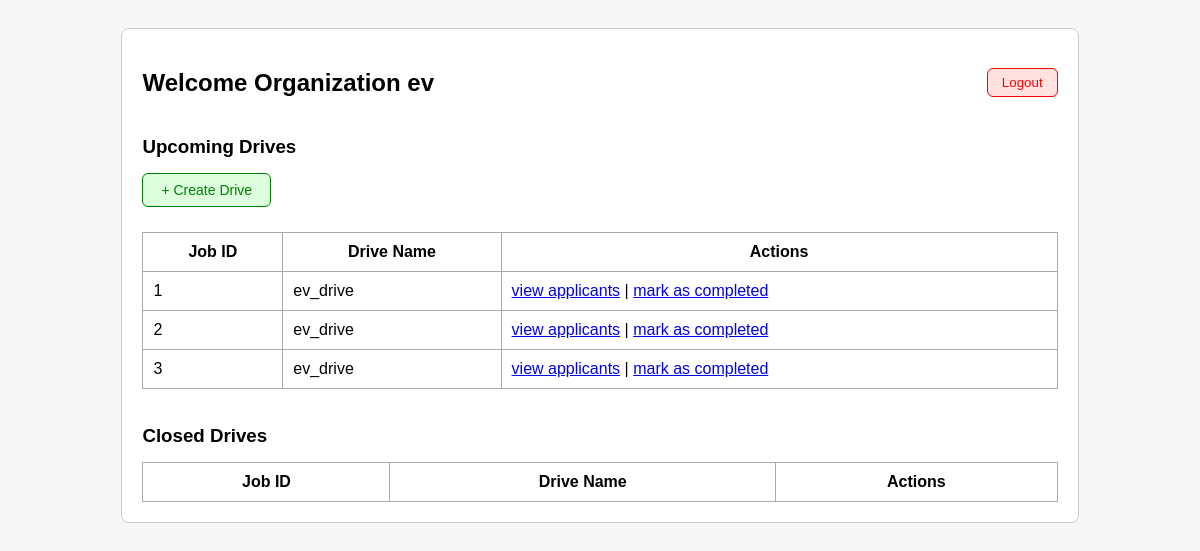
The page /company/dashboard/1 on the database as committed earlier.
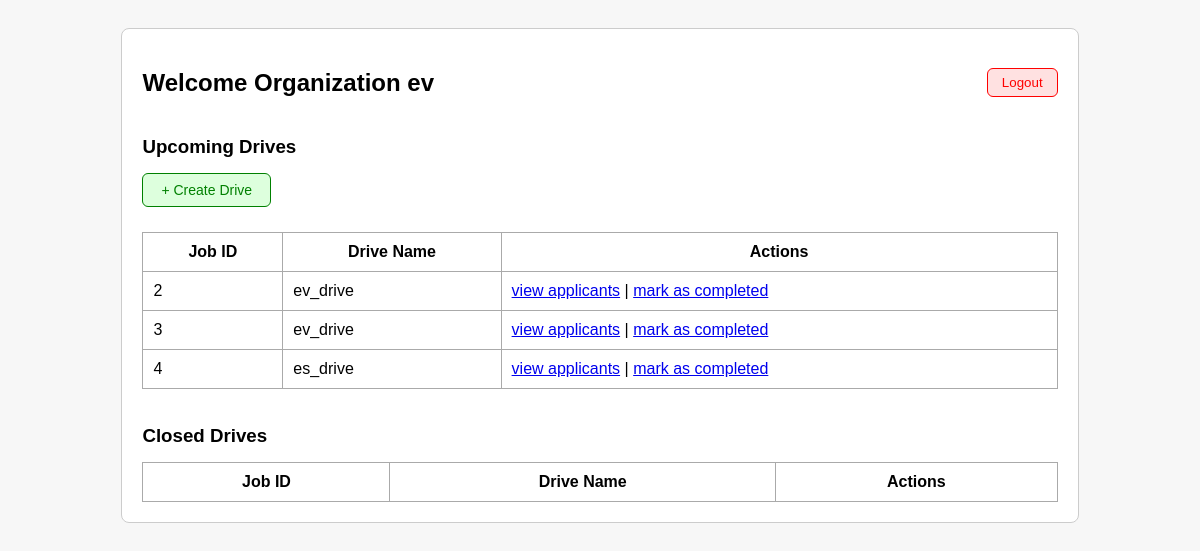
The same page on the database as committed later.
### models.py (models this page shows, shortened)
class Job(db.Model):
    __tablename__ = "jobs"
    job_id = db.Column(db.Integer, primary_key=True)
    job_title = db.Column(db.String(200), nullable=False)
    company_id = db.Column(db.Integer, db.ForeignKey("companies.company_id"), nullable=False)
    job_role = db.Column(db.String(200), nullable=False)
    drive_name = db.Column(db.String(200), nullable=False)
    job_description = db.Column(db.Text)
    salary_package = db.Column(db.Float)
    eligibility_cgpa = db.Column(db.Float)
    status = db.Column(db.String(20), default="pending")
    posted_at = db.Column(db.DateTime, default=datetime.utcnow)
    company = db.relationship("Company", back_populates="jobs")
    applications = db.relationship("Application", back_populates="job")

### app.py (the view)
@app.route("/company/dashboard/<int:company_id>")
def company_dashboard(company_id):
    company = Company.query.get(company_id)
    if not company:
        return "Company not found"
    upcoming_drives = Job.query.filter_by(company_id=company.company_id, status="upcoming").all()
    closed_drives = Job.query.filter_by(company_id=company.company_id, status="closed").all()
    return render_template(
        "company_dashboard.html",
        company=company,
        upcoming_drives=upcoming_drives,
        closed_drives=closed_drives
    )

### templates/company_dashboard.html (shortened to what this page needs)
<!DOCTYPE html>
<html>
<head>
</head>
<body>
<div class="container">
    <div class="top-bar">
        <h2>Welcome Organization {{ company.company_name }}</h2>
        <a href="/logout"><button class="logout-btn">Logout</button></a>
    </div>
    <h3>Upcoming Drives</h3>
    <a href="{{ url_for('create_drive', company_id=company.company_id) }}">
        <button class="btn-create">+ Create Drive</button>
    </a>
    <table border="1">
        <tr>
            <th>Job ID</th>
            <th>Drive Name</th>
            <th>Actions</th>
        </tr>
        {% for drive in upcoming_drives %}
        <tr>
            <td>{{ drive.job_id }}</td>
            <td>{{ drive.drive_name }}</td>
            <td>
                <a href="/company/drive/{{ drive.job_id }}/applications">view applicants</a> |
                <a href="/company/drive/{{ drive.job_id }}/close">mark as completed</a>
            </td>
        </tr>
        {% endfor %}
    </table>
    <br>
    <h3>Closed Drives</h3>
    <table border="1">
        <tr>
            <th>Job ID</th>
            <th>Drive Name</th>
            <th>Actions</th>
        </tr>
    </table>
</div>
</body>
</html>

Rows that differ between the two databases and show on the page:
no longer on this page (row edited): Job: job_id "1", drive_name "ev_drive"
added Job: job_id "4", drive_name "es_drive"
